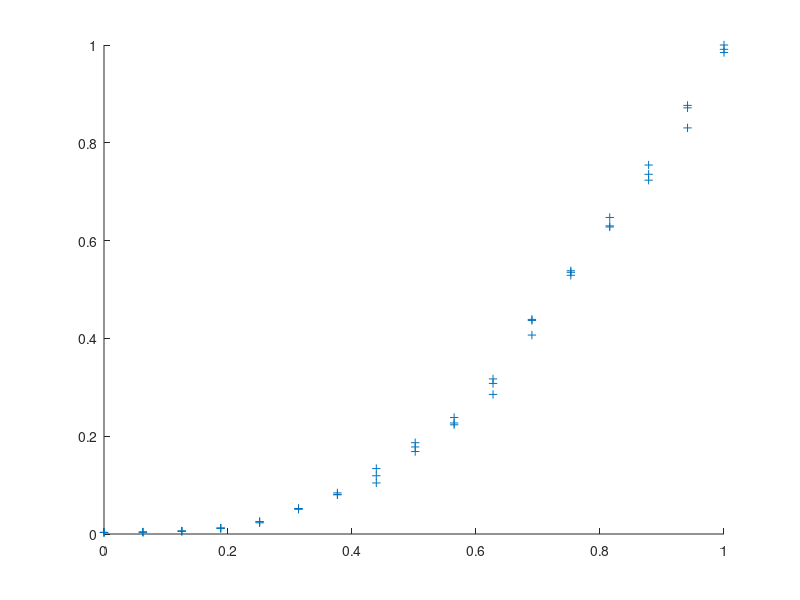

Reproduce this figure in MATLAB. (Note: this script raises an error after producing the figure.)
% Luminance data from Waisman Center MRI stereoscope L & R eye screens
% Data collected w/ Konica Minolta LS-110 photometer on 10/6/11
% Using CalibrateMonitorPhotometer(17)
% Repeated measurement (in cd/m^2) 3 times at each luminance level
clear all

rightEyeMeasurements = [0.18 0.19 0.19, ...
						0.19 0.22 0.22, ...
						0.29 0.31 0.31, ...
						0.6 0.67 0.64, ...
						1.37 1.46 1.51, ...
						2.37 1.98 2.31, ...
						3.4  4.18 4.17, ...
						6.84 5.86 6.96, ...
						9.06 8.57 7.56, ...
						10.37 13.76 14.48, ...
						18.1 18.46 17.92, ...
						22.2 21.64 23.64, ...
						28.71 29.37 29.46, ...
						36.29 34.83 34.64, ...
						40.05 39.54 38.38, ...
						35.62 44.78 46.01, ...
						52.27 55 55.6]'; 

leftEyeMeasurements = [0.18 0.18 0.19 ...
                      0.22 0.22 0.21 ...
                      0.33 0.33 0.33 ...
					  0.68 0.66 0.68 ...
					  1.29 1.42 1.43 ...
					  2.92 2.95 2.86 ...
					  4.53 4.75 4.57 ...
					  7.56 6.73 5.9 ...
					  9.53 10.55 10.06 ...
					  12.62 13.46 12.83 ...
					  16.13 17.4 17.92 ...
					  24.8 24.68 22.99 ...
					  30.42 29.9 30.24 ...
					  35.48 36.58 35.61 ...
					  41.57 42.64 40.89 ...
                      46.93 49.25 49.53 ...
					  55.65 56.51 56.01]';					  					  
% Normalize the data
%reMeasNormal = rightEyeMeasurements/max(rightEyeMeasurements);
leMeasNormal = leftEyeMeasurements/max(leftEyeMeasurements);                  

% Define RGB values tested in 17-step calibration
rgb = [];
for ii = 0:16:256
    rgb = [rgb; ii; ii; ii];
end
rgb(end-2:end) = [255; 255; 255];

% Normalize the RGB values
rgbNormal = rgb/max(rgb);

%%%%%%%%%%%%%%%%%%%%%%%%%%%%%%%%%%%%%%%%%%%%%%%%%%%%%%%%%%%%%%%%%%%%%%%%%%%
%%%%%%%%%%%%%%%%%%%%%%%%% PLOT DATA & FIT GAMMA %%%%%%%%%%%%%%%%%%%%%%%%%%%
%%%%%%%%%%%%%%%%%%%%%%%%%%%%%%%%%%%%%%%%%%%%%%%%%%%%%%%%%%%%%%%%%%%%%%%%%%%

%%%% PLOT 1: SIMIPLE GAMMA POWER FUNCTION FIT %%%%
% Plot the data
figure; clf; hold on
plot(rgbNormal,leMeasNormal,'+');
%plot(rgbNormal,reMeasNormal,'+');

% Fit simple gamma power function
output = linspace(0,1,51)';
[simpleFit,simpleX] = FitGamma(rgbNormal,leMeasNormal,output,1);
%[simpleFit,simpleX] = FitGamma(rgbNormal,reMeasNormal,output,1);
plot(output,simpleFit,'r');
fprintf(1,'Found exponent %g\n\n',simpleX(1));                    

%%%% PLOT 2: EXTENDED GAMMA POWER FUNCTION FIT %%%%
% % Fit extended gamma power function.
% % Here the fit is the same as for the simple function.
[extendedFit,extendedX] = FitGamma(rgbNormal,leMeasNormal,output,2);
%[extendedFit,extendedX] = FitGamma(rgbNormal,reMeasNormal,output,2);
plot(output,extendedFit,'g');
fprintf(1,'Found exponent %g, offset %g\n\n',extendedX(1),extendedX(2));

%Plot the data
% fitType 5 (modified polynomial) produces lowest sum of squares (0.1712)
figure; clf; hold on
plot(rgbNormal,leMeasNormal,'+');
%plot(rgbNormal,reMeasNormal,'+');
for i = 1:5 %1:7 % fitType 6 and 7 want rgbNormal to be unique
    theFit(:,i) = FitGamma(rgbNormal,leMeasNormal,output,i); %#ok<SAGROW>
    %theFit(:,i) = FitGamma(rgbNormal,reMeasNormal,output,i);
end
%i = 5;
%theFit = FitGamma(rgbNormal,leMeasNormal,output,i);
plot(output,theFit,'.','MarkerSize',2);
fprintf('\n');
theFit0 = FitGamma(rgbNormal,leMeasNormal,output,0);
%theFit0 = FitGamma(rgbNormal,reMeasNormal,output,0);
plot(output,theFit0,'r');

%%%% PLOT 3: INVERTED/CORRECTED GAMMA FUNCTION %%%%
% Use the parameters from the extended fit to invert the gamma function.
% See GammaFitDemo for an analysis of the limitations of this particular
% approach to inverse gamma fitting. (in short, errors decrease the
% accuracy of the line estimate)
maxInput = max(rgb);
% invertedInput = InvertGammaExtP(extendedX,maxInput,leMeasNormal);
invertedInput = InvertGammaExtP([simpleX; 0],maxInput,leMeasNormal);
figure; clf; hold on
plot(rgb,invertedInput,'r+');
axis('square');
axis([0 maxInput 0 maxInput]);
plot([0 maxInput],[0 maxInput],'r');
